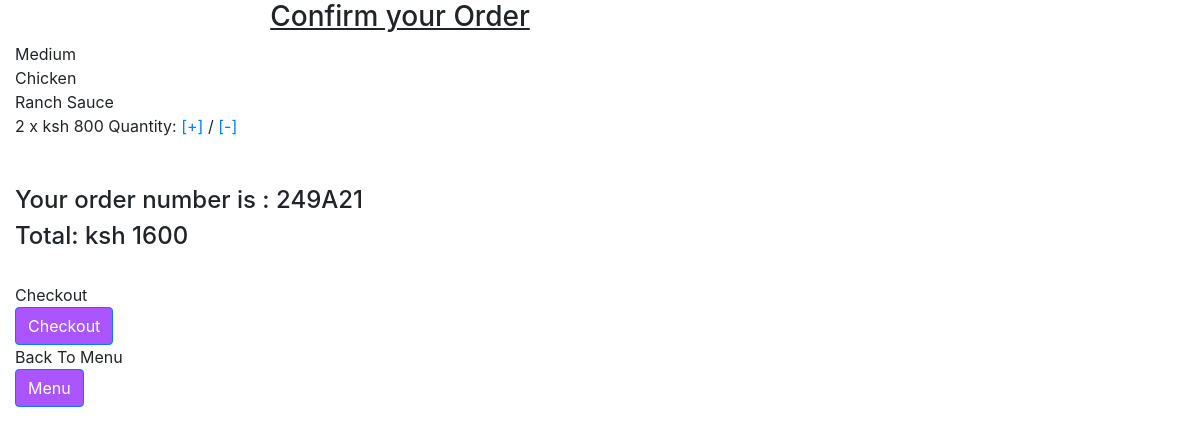
/cart/ (signed in), run on an earlier commit of the app's database.
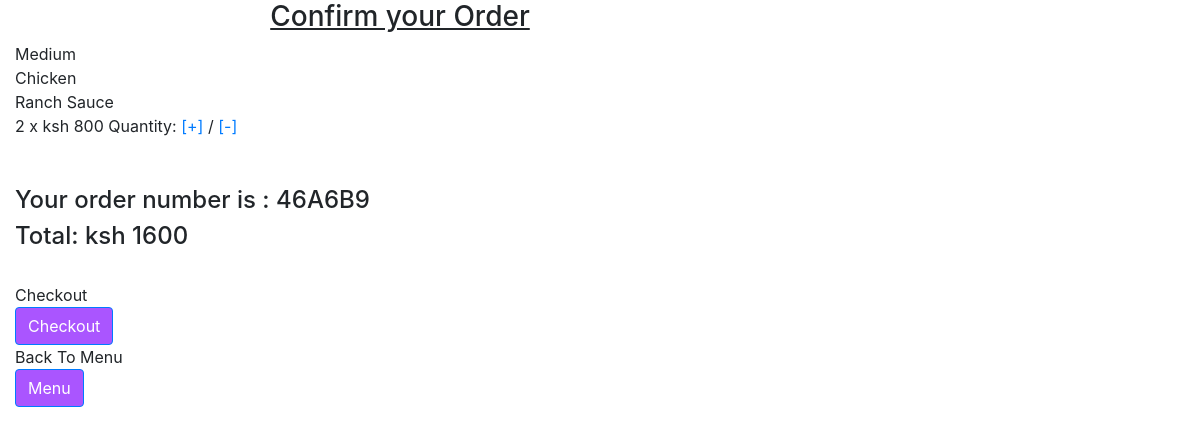
And on a later commit of the database.
### menu/models.py (models this page shows, shortened)
class PizzaOrder(models.Model):
    pizza = models.ForeignKey(Pizza, on_delete=models.CASCADE)
    cart = models.ForeignKey(Cart, on_delete=models.CASCADE)
    quantity = models.IntegerField(default=0)

class Pizza(models.Model):
    size = models.CharField(max_length=20, blank=True)
    image = models.ImageField(upload_to='images', null=True)
    price = models.IntegerField(null=True)
    topping = models.CharField(max_length=20, blank=True)
    sauce = models.CharField(max_length=20, blank=True)

class Cart(models.Model):
    user = models.ForeignKey(User, on_delete=models.CASCADE, null=True)
    active = models.BooleanField(default=True)
    order_date = models.DateField(auto_now_add=True, null=True)
    identifier = models.CharField(default=hex_uuid, max_length=40, blank=True)

### menu/views.py (the view)
# urls.py: path('cart/', views.cart, name='cart'),
def cart(request):
    cart = Cart.objects.get(user=request.user.id)
    orders = PizzaOrder.objects.filter(cart=cart)
    total = 0
    count = 0
    for order in orders:
        total += order.pizza.price * order.quantity
        count += order.quantity
    cartid = cart.identifier
    request.session['cartid'] = cartid
    context = {
        'ident': cart,
        'cart': orders,
        'total': total,
        'count': count,
    }
    return render(request, 'menu/cart.html', context)

### menu/templates/menu/cart.html (shortened to what this page needs)
{% load static %}
<!DOCTYPE html>
<html>
<head>
	<link rel="stylesheet" href="https://stackpath.bootstrapcdn.com/bootstrap/4.4.1/css/bootstrap.min.css">
	<link rel="stylesheet" href="https://stackpath.bootstrapcdn.com/font-awesome/4.7.0/css/font-awesome.min.css"/>
	<link rel="stylesheet" type="text/css" href="{% static 'mpesa/receipt.css' %}">
</head>
<body>
	<div class="col-md-8 col-md-offset-2 col-sm-12 maincontent">
		<div style="text-align:center;text-decoration:underline"><h3>Confirm your Order</h3></div>
			<div class="cart_container">
			{% for item in cart %}
				<div class="cart_item">
					<div class="cart_listing">
						<span class="title">{{ item.pizza.size }}</span><br>
						<span>{{ item.pizza.topping }}</span><br>
						<span>{{ item.pizza.sauce }}</span><br>
					</div>
					<div class="cart_price">
						<span class="cart_quantity">{{ item.quantity }} x ksh <span class="cart_value">{{ item.pizza.price }}</span></span>
						Quantity: <a href="{% url 'menu:add_to_cart' item.pizza.id %}">[+]</a> /
						<a href="{% url 'menu:remove_from_cart' item.pizza.id %}">[-]</a>
					</div><br>
				</div>
			{% empty %}
				<div>
				There are no items in your cart.
				</div>
			{% endfor %}<br>
			<h4>Your order number is : {{ ident.identifier }}</h4>
			<div class="cart_total">
				<h4> Total: ksh <span class="cart_value">{{ total }}</span></h4>
			</div><br>
			<article>Checkout</article>
			<a href="{% url 'payments:lipa' user.pk %}"><button class="btn btn-primary">Checkout</button></a><br>
			<article>Back To Menu</article>
			<a href="{% url 'menu:menu' %}"><button class="btn btn-primary">Menu</button></a><br>
		</div>
		</div>
</body>
</html>

### payments/static/payments/receipt.css (style rules this page uses)
.btn { color: white; background-color: #A5F; }

What changed in the data, as far as the page shows it:
removed Cart: identifier "249A21"
added Cart: identifier "46A6B9"
